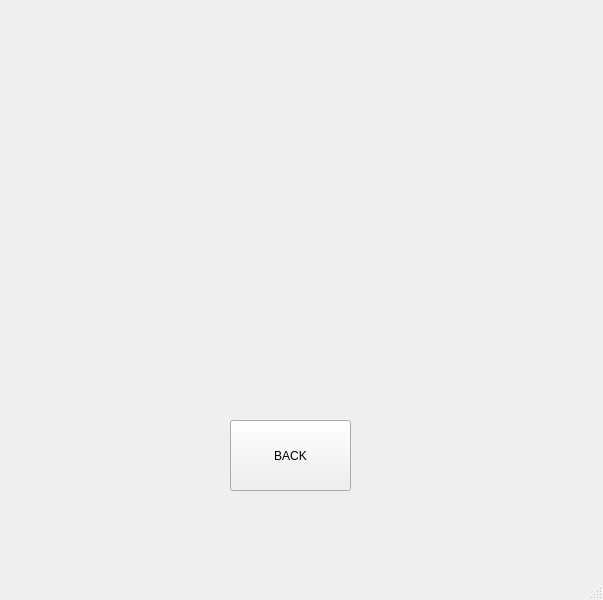
<?xml version="1.0" encoding="UTF-8"?>
<ui version="4.0">
 <class>MainWindow</class>
 <widget class="QMainWindow" name="MainWindow">
  <property name="geometry">
   <rect>
    <x>0</x>
    <y>0</y>
    <width>603</width>
    <height>600</height>
   </rect>
  </property>
  <property name="windowTitle">
   <string>MainWindow</string>
  </property>
  <widget class="QWidget" name="centralwidget">
   <widget class="PlotWidget" name="graphWidget" native="true">
    <property name="geometry">
     <rect>
      <x>10</x>
      <y>10</y>
      <width>581</width>
      <height>331</height>
     </rect>
    </property>
   </widget>
   <widget class="QPushButton" name="btn0">
    <property name="geometry">
     <rect>
      <x>230</x>
      <y>420</y>
      <width>121</width>
      <height>71</height>
     </rect>
    </property>
    <property name="text">
     <string>BACK</string>
    </property>
   </widget>
  </widget>
  <widget class="QMenuBar" name="menubar">
   <property name="geometry">
    <rect>
     <x>0</x>
     <y>0</y>
     <width>603</width>
     <height>21</height>
    </rect>
   </property>
  </widget>
  <widget class="QStatusBar" name="statusbar"/>
 </widget>
 <customwidgets>
  <customwidget>
   <class>PlotWidget</class>
   <extends>QWidget</extends>
   <header>pyqtgraph</header>
   <container>1</container>
  </customwidget>
 </customwidgets>
 <resources/>
 <connections/>
</ui>
